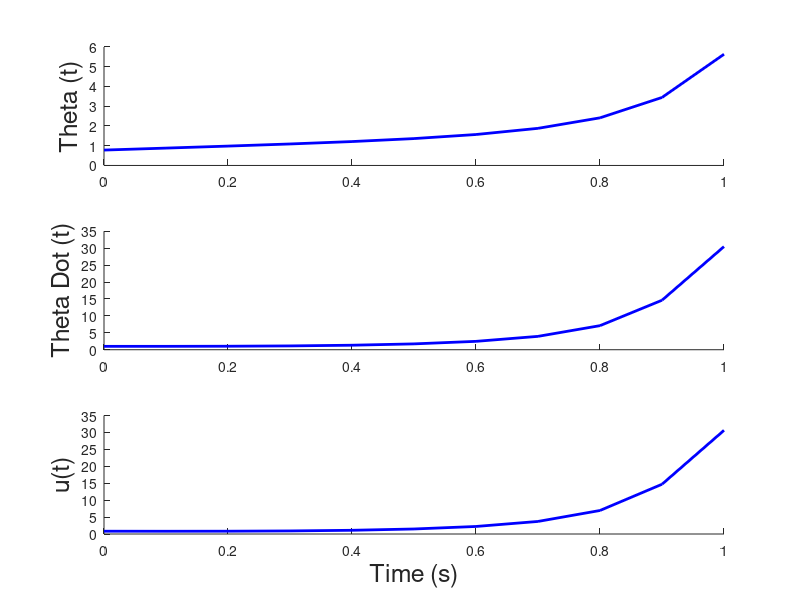
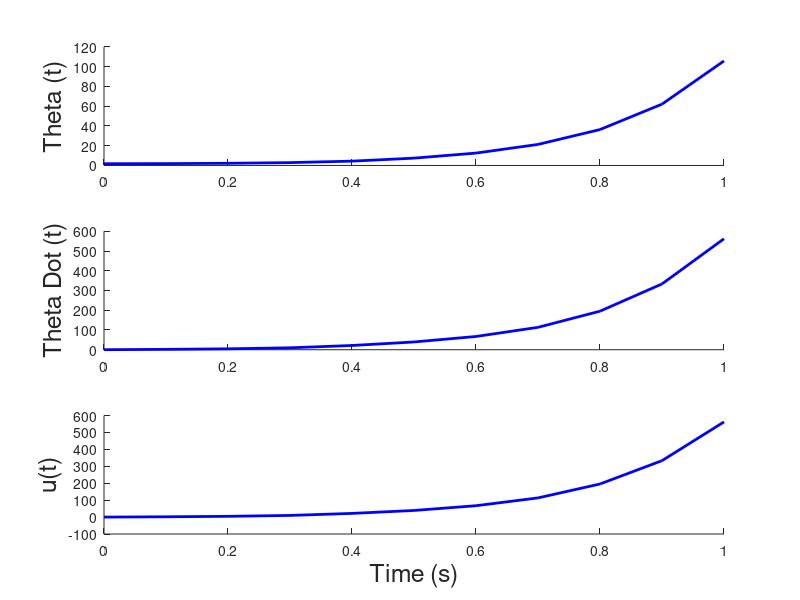
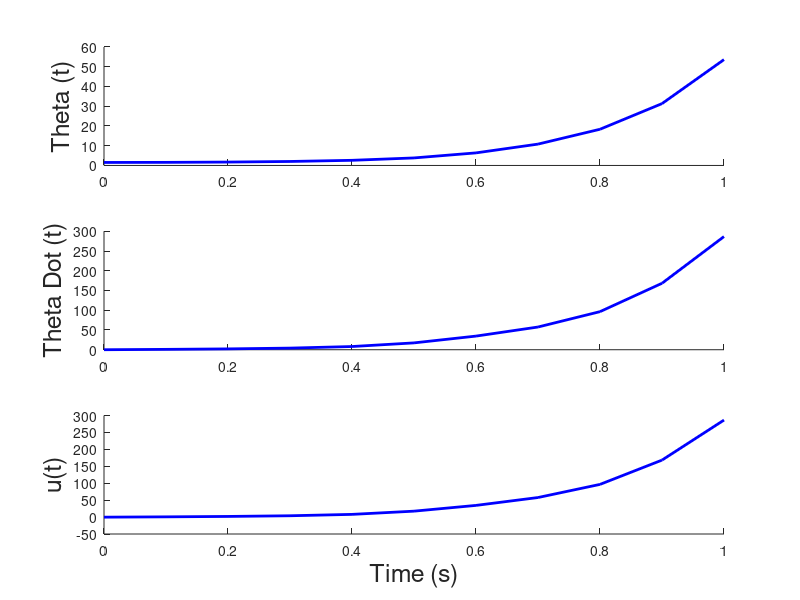

MATLAB code to generate these figures, in order:
function linear_sim()
    %% Initialize the simulation variables
    t0 = 0; % initial time
    dt = 0.1; % time step
    tf = 1.0; % final time
        
    % Set the control input functions
    g = 9.8;
    m = 1/9.8;
    l = 0.25;
    b = 1;

    % Define the equilibrium states
    xeq = [pi/4; 0];
    ueq = b*0 - m*g*l*sin(pi/4);

    delta_u = @(t, x) b*(x(2) + xeq(2)) - m*g*l*sin(x(1) + xeq(1)) - ueq;  
    
    % Set the starting points
    A = [0 1; sqrt(2)*9.8/(2*0.25) -9.8/(0.25^2)];
    [V, ~] = eig(A);
    delta_x0_1 = V(:,2); % State associated with negative eigenvalue
    delta_x0_2 = V(:,1); % State associated with positive eigenvalue
    delta_x0_3 = [pi/4-0.05; 0]; % State associated with theta = pi/4 - 0.05, thetad = 0
    delta_x0_list = [delta_x0_1, delta_x0_2, delta_x0_3];
    
    for k = 1:size(delta_x0_list,2)
        % Pull out the state
        delta_x0 = delta_x0_list(:,k);

        %% Simulate and plot the system using ode
        % Simulate the system
        [tvec, delta_xvec] = matlabOde45(delta_x0, t0, dt, tf, delta_u);
        uvec = getControlVector(tvec, delta_xvec, delta_u);

        % Plot the resulting states
        figure;
        plotResults(tvec, delta_xvec, uvec, xeq, ueq, 'b');
    end
end

function u_vec = getControlVector(tvec, xvec, delta_u)
%getControlVector calculate the control vector over the specified time
%interval and state
%
% Inputs:
%   tvec: 1xm vector of time inputs
%   xvec: nxm matrix of states
%   u: function handle that takes time and state as inputs and outputs
%   the control input

    len = size(tvec, 2);
    u_vec = zeros(1, len);
    for k = 1:len
        u_vec(:,k) = delta_u(tvec(k), xvec(:,k));
    end

end

function [tvec, xvec] = matlabOde45(delta_x0, t0, dt, tf, delta_u)
    %MatlabOde45 uses ODE 45 to simulate the state starting at x0 from time
    % t0 to tf
    %
    % Inputs:
    %   delta_x0: nx1 initial state
    %   t0: scalar - initial time
    %   dt: scalar - time increment
    %   tf: scalar - final time
    %   delta_u: function handle that takes time and state as inputs and outputs
    %   the control input
    %
    % Outputs:
    %   tvec: 1xm vector of times associated with the states
    %   xvec: nxm matrix of states where each column is a state at the
    %   associated time in tvec
    
    % Initialize the time
    t = t0:dt:tf;
    
    % Simulate the linear output
    [tvec, xvec] = ode45(@(t,x) f(x,delta_u(t,x)), t, delta_x0);

    % Transpose the outputs to get in the correct form
    tvec = tvec';
    xvec = xvec';    

end

function xdot = f(x, u)
    %f calculates the state dynamics using the current time, state, and
    %control input
    %
    % Inputs:
    %   t: current time
    %   x: current state
    %   u: current control input
    %
    % Ouputs:
    %   xdot: time derivative of x(t)

    % Define the variables
    g = 9.8;
    m = 1/9.8;
    l = 0.25;
    b = 1;
    
    % Linear system matrices
    A = [0 1; sqrt(2)*g/(2*l) -b/(m*l^2)];
    B = [0; 1/(m*l^2)];
    
    % LTI equation
    xdot = A*x + B*u;
end

function plotResults(tvec, delta_xvec, delta_uvec, xeq, ueq, color)
   
    % Build the actual state
    real_state = delta_xvec + xeq;
    real_input = delta_uvec + ueq;
    
    % Plot variables
    fontsize = 18;
    linewidth = 2;
    
    % Plot the resulting states
    subplot(3,1,1); hold on;
    plot(tvec, real_state(1,:), color, 'linewidth', linewidth);
    ylabel('Theta (t)', 'fontsize', fontsize);
    
    subplot(3,1,2); hold on;
    plot(tvec, real_state(2,:), color, 'linewidth', linewidth);
    ylabel('Theta Dot (t)', 'fontsize', fontsize);
    
    subplot(3,1,3); hold on;
    plot(tvec, real_input, color, 'linewidth', linewidth);
    ylabel('u(t)', 'fontsize', fontsize);
    xlabel('Time (s)', 'fontsize', fontsize);
end

